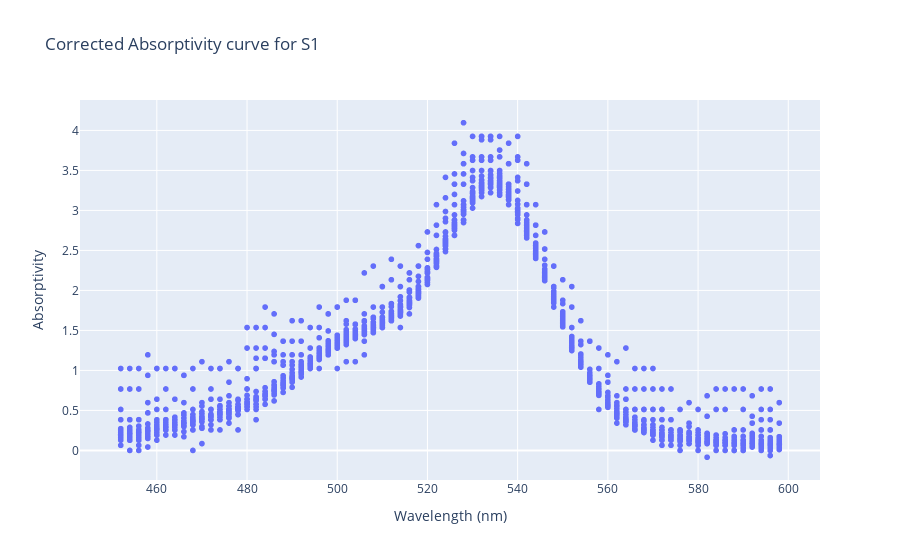

Notebook source saved alongside this figure:
### Markdown cell above
According to the Beer-Lambert equation, the absorbance ($A_{S1}$) is a linear function of the concentration($c$). Therefore, therefore the ratio of absorbance to concentration should collapse down to a function that is proportional to $\Epsilon$ is the absorptivity coefficien. 

$$
\Epsilon = \frac{ A }{c\ l}
$$

### Code cell
df_S1["Absorptivity"] = df_S1["Absorbance"] / df_S1["Concentration mg/L"] / 0.01

fig = px.scatter( df_S1, 
                 x = "Wavelength", 
                 y = "Absorptivity", 
                 labels={
                     "Wavelength": "Wavelength (nm)",
                     "Absorptivity": "Absorptivity",
                 },
                 title = "Corrected Absorptivity curve for S1")
fig.show()

### Figure 1 — Plotly figure (JSON) as saved in the notebook; plotly's stock layout.template omitted (floating-point values rounded to 4 significant figures; data arrays with more than 128 entries replaced by an {"elided": "..."} marker saying what was removed)
{"data": [{"hovertemplate": "Wavelength (nm)=%{x}<br>Absorptivity=%{y}<extra></extra>", "legendgroup": "", "marker": {"color": "#636efa", "symbol": "circle"}, "mode": "markers", "name": "", "showlegend": false, "type": "scattergl", "x": {"elided": "1776 int values"}, "xaxis": "x", "y": {"elided": "1776 float values"}, "yaxis": "y"}], "layout": {"legend": {"tracegroupgap": 0}, "title": {"text": "Corrected Absorptivity curve for S1"}, "xaxis": {"anchor": "y", "domain": [0, 1], "title": {"text": "Wavelength (nm)"}}, "yaxis": {"anchor": "x", "domain": [0, 1], "title": {"text": "Absorptivity"}}}}
